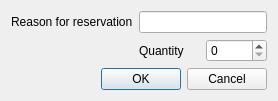
<?xml version="1.0" encoding="UTF-8"?>
<ui version="4.0">
 <class>ReserveBook</class>
 <widget class="QDialog" name="ReserveBook">
  <property name="geometry">
   <rect>
    <x>0</x>
    <y>0</y>
    <width>278</width>
    <height>97</height>
   </rect>
  </property>
  <property name="sizePolicy">
   <sizepolicy hsizetype="Fixed" vsizetype="Fixed">
    <horstretch>0</horstretch>
    <verstretch>0</verstretch>
   </sizepolicy>
  </property>
  <property name="windowTitle">
   <string>Reserve book</string>
  </property>
  <property name="windowIcon">
   <iconset>
    <normaloff>:/images/update.png</normaloff>:/images/update.png</iconset>
  </property>
  <property name="toolTipDuration">
   <number>-1</number>
  </property>
  <layout class="QFormLayout" name="formLayout">
   <item row="0" column="0">
    <widget class="QLabel" name="label_2">
     <property name="text">
      <string>Reason for reservation</string>
     </property>
     <property name="textFormat">
      <enum>Qt::AutoText</enum>
     </property>
    </widget>
   </item>
   <item row="0" column="1">
    <widget class="QLineEdit" name="lineEdit_reason"/>
   </item>
   <item row="2" column="0" colspan="2">
    <widget class="QDialogButtonBox" name="buttonBox">
     <property name="statusTip">
      <string/>
     </property>
     <property name="standardButtons">
      <set>QDialogButtonBox::Cancel|QDialogButtonBox::Ok</set>
     </property>
    </widget>
   </item>
   <item row="1" column="1">
    <layout class="QHBoxLayout" name="horizontalLayout_2">
     <item>
      <widget class="QLabel" name="label_7">
       <property name="text">
        <string>Quantity</string>
       </property>
      </widget>
     </item>
     <item>
      <widget class="QSpinBox" name="spinBox_quantity"/>
     </item>
    </layout>
   </item>
  </layout>
 </widget>
 <resources/>
 <connections/>
</ui>
